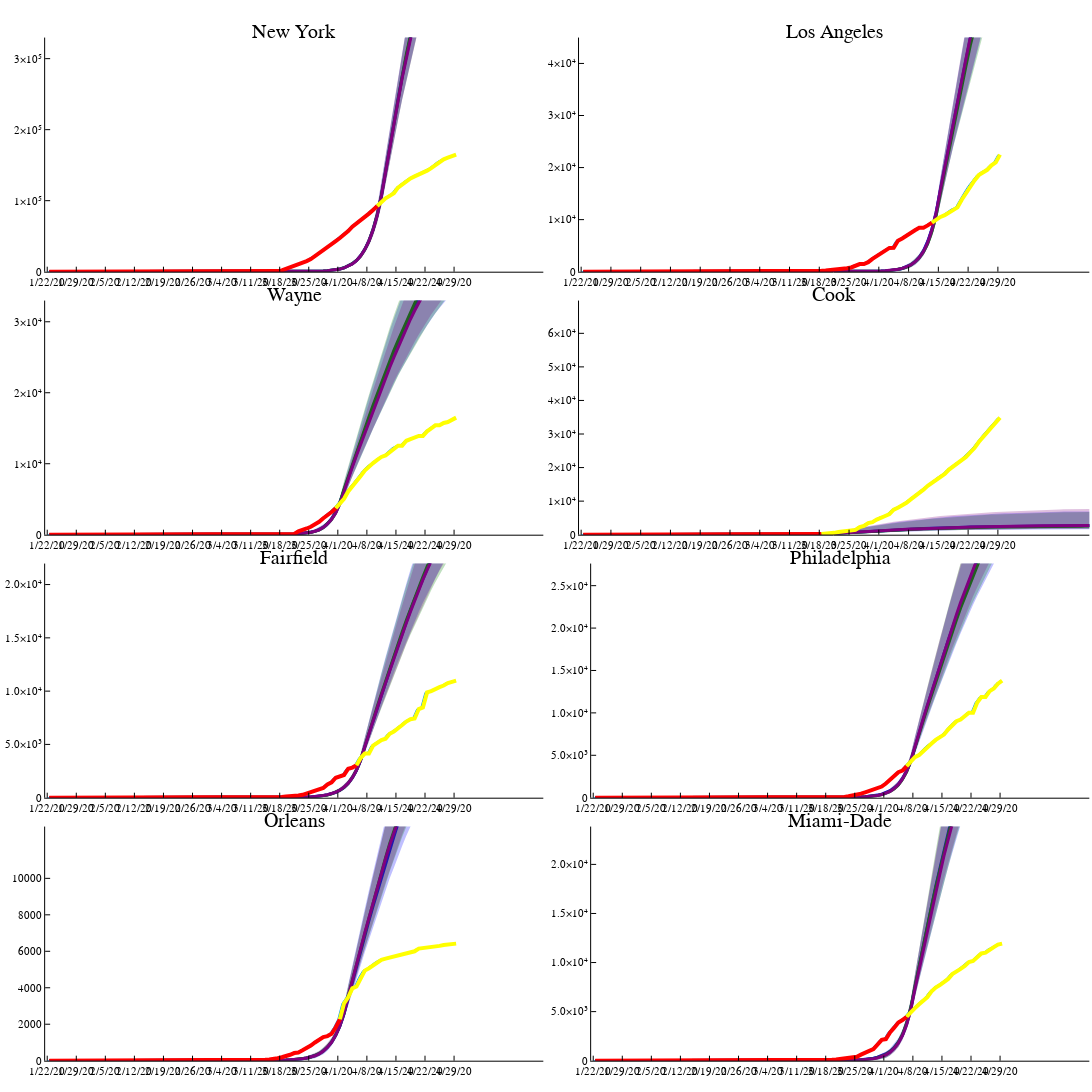

Notebook source saved alongside this figure:
### Code cell
plot(plt[1],plt[2],plt[3],plt[4],plt[5],plt[6],plt[7],plt[8],layout=(4,2),size=(1600,1400))
